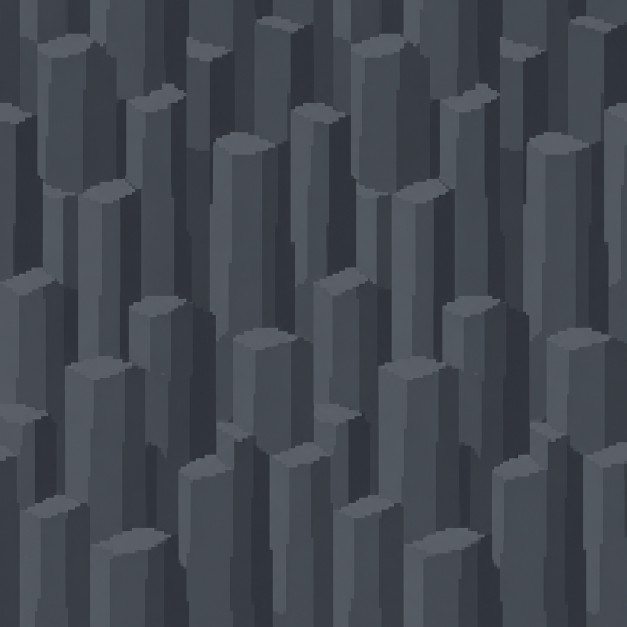
#> input picture tools/art/sources/backdrop_basalt_caves_codex.png, 1254 x 1254 px (shown at 1/2 size)
$ python draw_crater_rim.py sources/backdrop_basalt_caves_codex.png sources/backdrop_earth_caves_codex.png
#> lines starting #> are read from the running program, lines starting #| are printed output that depends on the picture
"""Draw the caldera crater's rim layer: the basalt wall's own texture continued upward into a ragged row of column tops.

Usage: python -I tools/art/draw_crater_rim.py <wall.png> <out.png> [--rows=32] [--seed=30]

The wall repeats on both axes, so rim row r (art px) copies wall row (r - rows) mod height: where the rim meets the
wall's top row the pixels continue without a seam. The strip runs OVERLAP rows on over the wall's top, the same pixels,
so the two quads never leave a row between them. Every column keeps at least MIN_HEIGHT art px, so the wall's
straight top never shows. Drawn at 2x like every backdrop (tools/art/prompts/backdrop_caldera_crater_rim.md).
"""

import random
import sys

from PIL import Image

MIN_HEIGHT = 4  # art px of rim over the wall's top in every column
OVERLAP = 4  # art rows the rim runs on over the wall's top, in the wall's own pixels
HEADROOM = 8  # empty art rows over the tallest column; a full top row would read as art cut flat (backdrop_set_test)
MIN_WIDTH = 8  # art px per basalt column
MAX_WIDTH = 16
MAX_TILT = 3  # art px a column's top falls across its width
CAP = [(56, 59, 64, 255), (48, 51, 56, 255)]  # lit top face, top row first; one and two steps over the wall's lightest
EDGE = (29, 31, 34, 255)  # the shaded front edge under the top face
ASH = (70, 69, 75, 255)  # ash settled on a cap; the ash tiles' darkest value, hazed down to sit behind the play plane
JOINT = (23, 25, 28, 255)  # the wall's darkest colour


def columns(width: int, rows: int, rng: random.Random) -> list[tuple[int, int, int, int]]:
    """(x0, x1, height, tilt) per column, widths summing to `width` so the strip wraps."""
    spans: list[int] = []
    left = width
    while left > 0:
        w = rng.randint(MIN_WIDTH, MAX_WIDTH)
        if left - w < MIN_WIDTH:
            w = left
        spans.append(w)
        left -= w
    out: list[tuple[int, int, int, int]] = []
    x = 0
    tallest = rows - HEADROOM
    height = rng.randint(tallest // 3, tallest * 2 // 3)
    for w in spans:
        # A walk with the odd broken stump or tall column, so the line reads as a ridge of columns, not noise.
        step = rng.choice([-4, -3, -2, -1, 1, 2, 3, 4])
        if rng.random() < 0.12:
            step = rng.choice([-8, 8])
        # Pulled back toward the middle height so the ridge never lies flat on its floor or ceiling for long.
        step += round((tallest * 0.6 - height) * 0.3)
        height = max(MIN_HEIGHT + MAX_TILT, min(tallest, height + step))
        out.append((x, x + w, height, rng.randint(-MAX_TILT, MAX_TILT)))
        x += w
    return out


def main(wall_path: str, out_path: str, rows: int, seed: int) -> None:
#> called with wall_path = 'sources/backdrop_basalt_caves_codex.png', out_path = 'sources/backdrop_earth_caves_codex.png', rows = 32, seed = 30
    wall = Image.open(wall_path).convert("RGBA")
    art = wall.resize((wall.width // 2, wall.height // 2), Image.NEAREST)
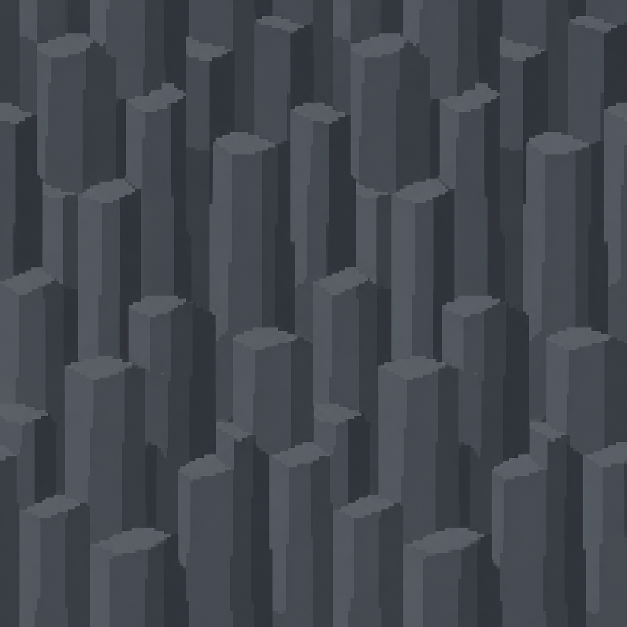
#> art: PIL image 627x627 RGBA; mean R, G, B, A 66.4, 71.5, 79, 255
    width, height = art.size
#> width = 627; height = 627
    rng = random.Random(seed)
    rim = Image.new("RGBA", (width, rows + OVERLAP), (0, 0, 0, 0))
#> rim: PIL image 627x36 RGBA; every value is 0
    for x0, x1, h, tilt in columns(width, rows, rng):
        w = x1 - x0
        for x in range(x0, x1):
            # The top falls by `tilt` across the column, from its high side.
            fall = round(abs(tilt) * ((x - x0) if tilt > 0 else (x1 - 1 - x)) / max(1, w - 1))
            top = rows - h + fall
            for r in range(top, rows + OVERLAP):
                rim.putpixel((x, r), art.getpixel((x, (r - rows) % height)))
            # Lit top face, a shaded front edge under it, a little ash on it; the corners stay plain.
            if x0 < x < x1 - 1:
                for i, colour in enumerate(CAP):
                    rim.putpixel((x, top + i), colour)
                rim.putpixel((x, top + len(CAP)), EDGE)
                if rng.random() < 0.3:
                    rim.putpixel((x, top), ASH)
            else:
                rim.putpixel((x, top), CAP[1])
        # The joint to the next column, fading out a few rows under the cap so no line reaches the wall's top.
        top = rows - h + (abs(tilt) if tilt > 0 else 0)
        for r in range(top, min(rows - 2, top + len(CAP) + rng.randint(3, 8))):
            rim.putpixel((x1 - 1, r), JOINT)
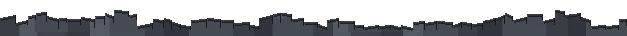
#> rim: PIL image 627x36 RGBA; mean R, G, B, A 27.3, 29.4, 32.5, 115.5; transparent parts drawn white
    rim.resize((width * 2, (rows + OVERLAP) * 2), Image.NEAREST).save(out_path)
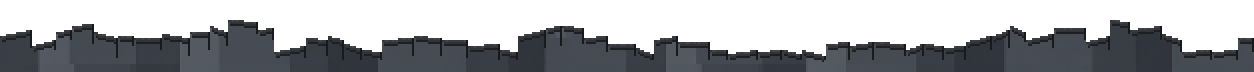
#> saved as backdrop_earth_caves_codex.png: PIL image 1254x72 RGBA; mean R, G, B, A 27.3, 29.4, 32.5, 115.5; transparent parts drawn white


if __name__ == "__main__":
    opts = dict(a[2:].split("=", 1) for a in sys.argv[3:] if a.startswith("--"))
    main(sys.argv[1], sys.argv[2], int(opts.get("rows", 32)), int(opts.get("seed", 30)))

$ run again, on tools/art/sources/backdrop_heartwood_codex.png
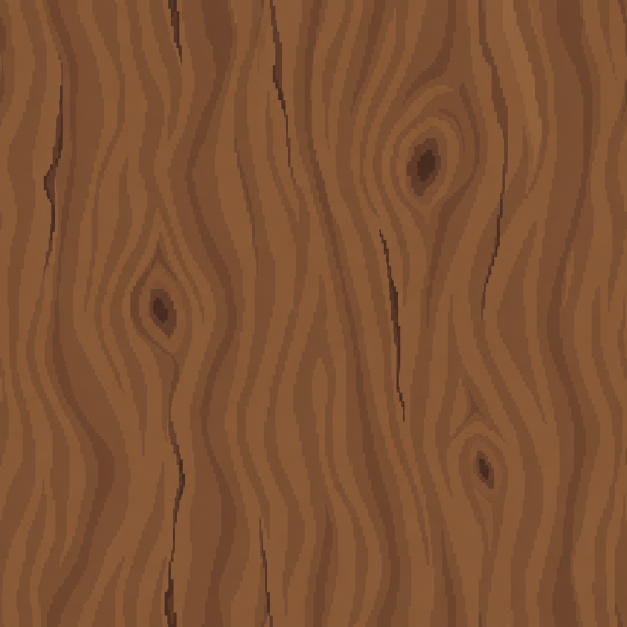
#> input picture tools/art/sources/backdrop_heartwood_codex.png, 1254 x 1254 px (shown at 1/2 size)
#> in main, `art = wall.resize((wall.width // 2, wall.height // 2), Image.NEAREST)`:
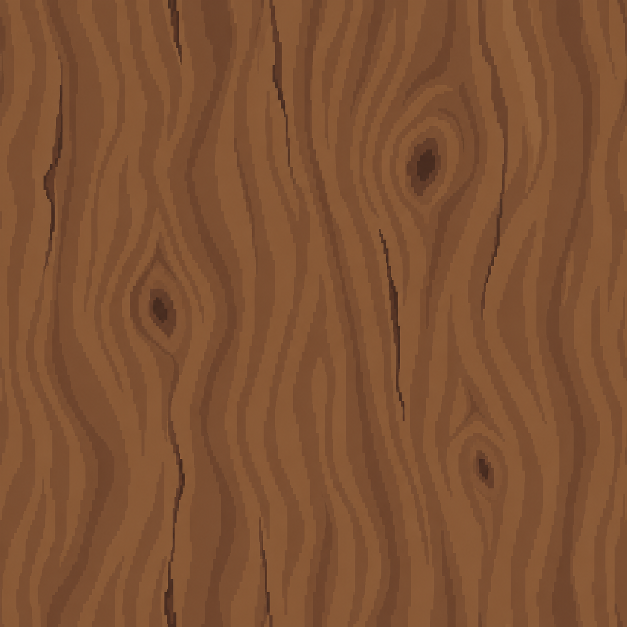
#> art: PIL image 627x627 RGBA; mean R, G, B, A 127.5, 82.4, 51.5, 255
#> in main, `rim.resize((width * 2, (rows + OVERLAP) * 2), Image.NEAREST).save(out_..`:
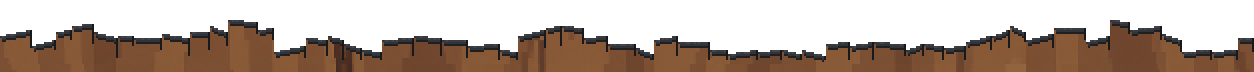
#> saved as backdrop_heartwood_codex.png: PIL image 1254x72 RGBA; mean R, G, B, A 49.7, 33.6, 22.9, 115.5; transparent parts drawn white

$ run again, on tools/art/sources/backdrop_ice_caves_codex.png
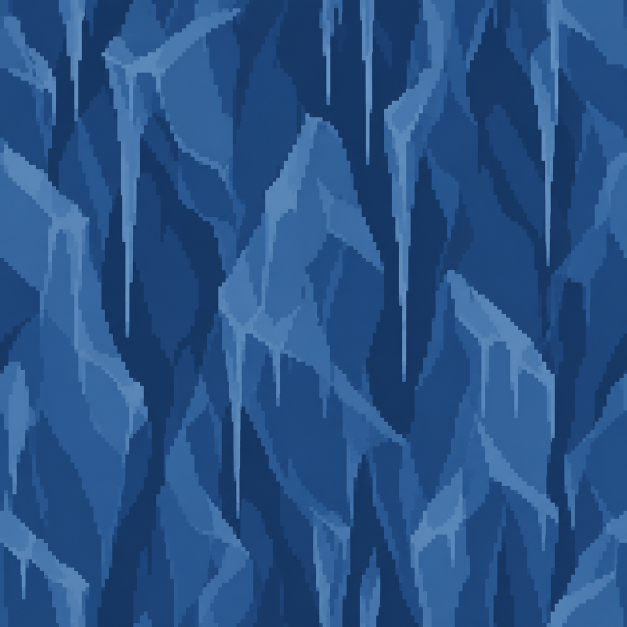
#> input picture tools/art/sources/backdrop_ice_caves_codex.png, 1254 x 1254 px (shown at 1/2 size)
#> in main, `art = wall.resize((wall.width // 2, wall.height // 2), Image.NEAREST)`:
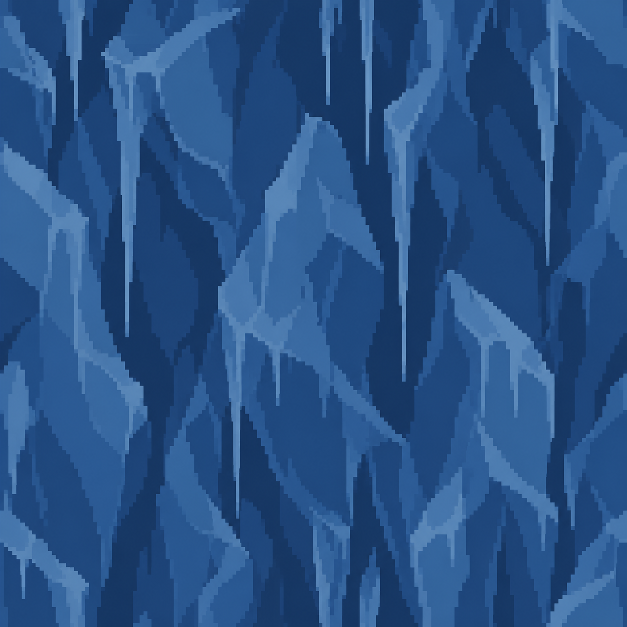
#> art: PIL image 627x627 RGBA; mean R, G, B, A 40.6, 82.2, 134.3, 255
#> in main, `rim.resize((width * 2, (rows + OVERLAP) * 2), Image.NEAREST).save(out_..`:
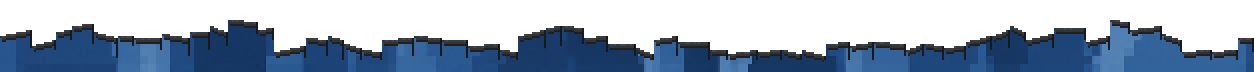
#> saved as backdrop_ice_caves_codex.png: PIL image 1254x72 RGBA; mean R, G, B, A 17.5, 32.5, 51.5, 115.5; transparent parts drawn white
